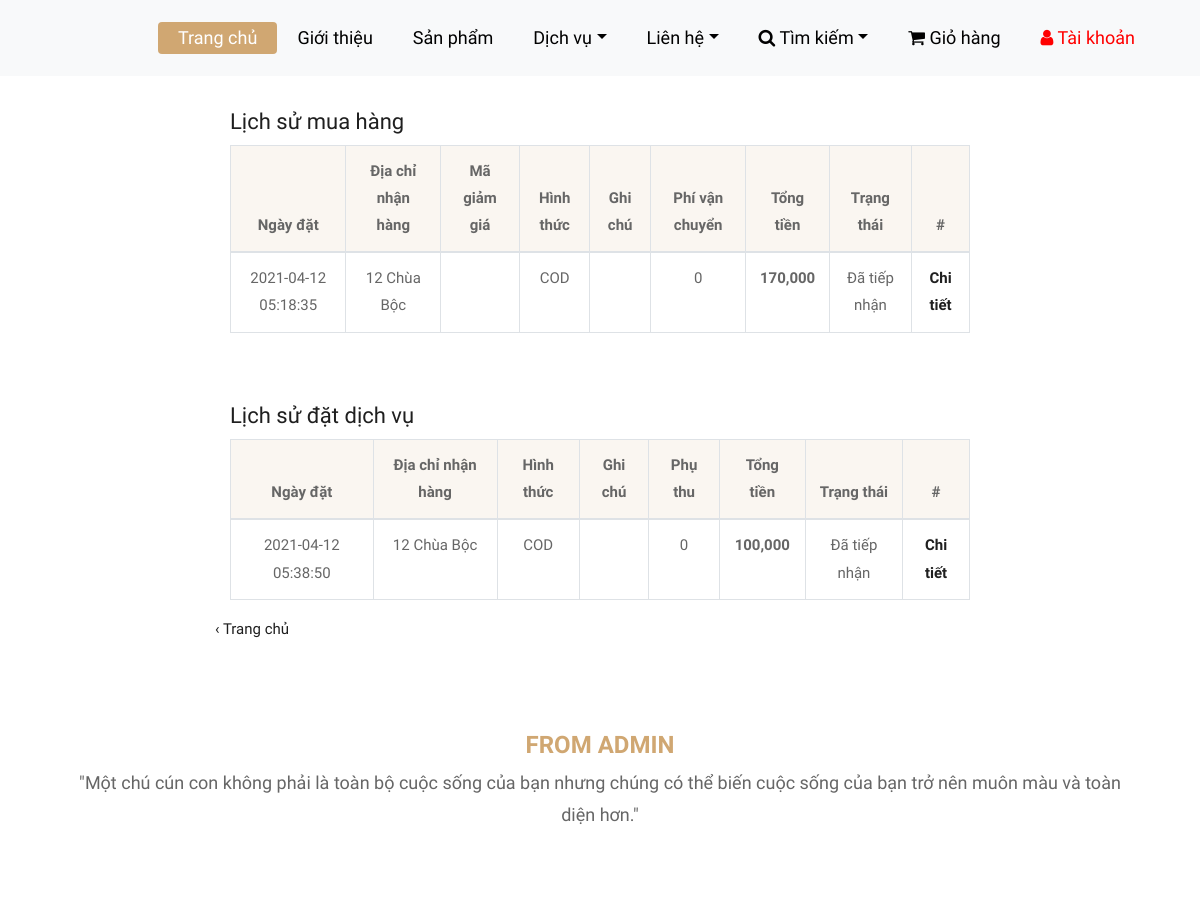
Before: /lichsumuahang.php (signed in, upper part) with the older database file.
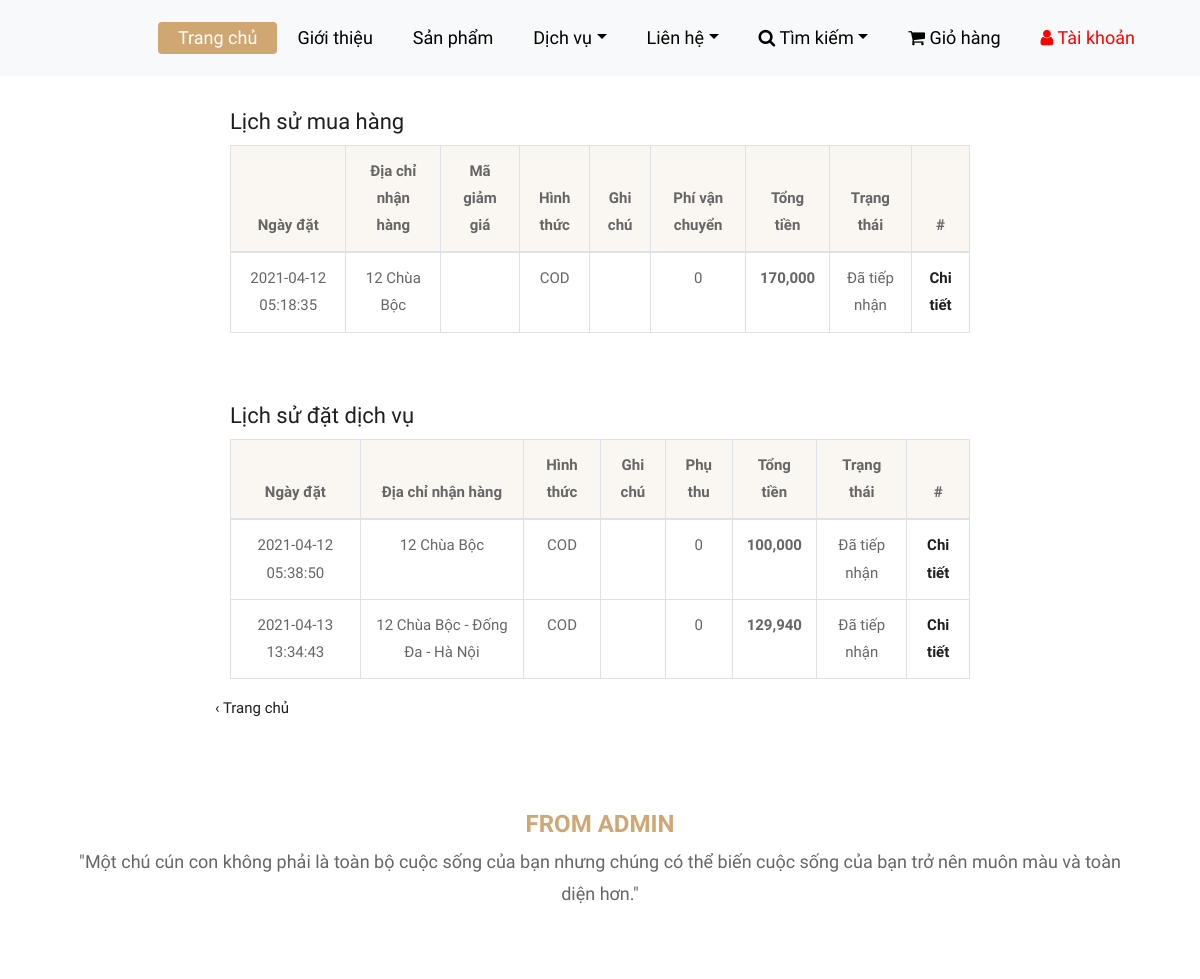
After: the same page with the newer database file.
### tables this page shows
CREATE TABLE `tbl_don_hang` (
  `id_don_hang` int(11) NOT NULL,
  `id_khach_hang` int(11) DEFAULT NULL,
  `email` varchar(255) NOT NULL,
  `phi_van_chuyen` int(11) DEFAULT NULL,
  `ma_giam_gia` varchar(20) DEFAULT NULL,
  `tong_tien` float(255,0) DEFAULT NULL,
  `trang_thai` int(4) DEFAULT 1,
  `ten_khach_hang` varchar(255) DEFAULT NULL,
  `dia_chi_nhan_hang` varchar(255) DEFAULT NULL,
  `hinh_thuc_mua_hang` varchar(255) DEFAULT NULL,
  `ghi_chu` varchar(255) DEFAULT NULL,
  `dien_thoai` varchar(11) NOT NULL,
  `ngay_dat` timestamp NOT NULL DEFAULT current_timestamp() ON UPDATE current_timestamp()
);

CREATE TABLE `tbl_don_dich_vu` (
  `id_don_hang` int(11) NOT NULL,
  `id_khach_hang` int(11) DEFAULT -1,
  `phu_thu` int(11) DEFAULT 0,
  `tong_tien` int(11) DEFAULT 0,
  `ten_khach_hang` text NOT NULL,
  `dia_chi` text DEFAULT NULL,
  `so_dien_thoai` int(11) NOT NULL,
  `trang_thai` int(1) NOT NULL DEFAULT 1,
  `hinh_thuc_mua_hang` varchar(11) DEFAULT NULL,
  `ghi_chu` varchar(255) DEFAULT NULL,
  `email` varchar(50) DEFAULT NULL,
  `ngay_dat` timestamp NULL DEFAULT NULL
);

### lichsumuahang.php (the view, shortened to what this page needs)
<!DOCTYPE html>
<html lang="en">
<head>
    <link href="css/main.css" rel="stylesheet" />
    <link rel="stylesheet" href="css/bootstrap.min.css">
    <link rel="stylesheet" href="css/style.css">
	<link rel="stylesheet" href="css/style1.css">
    <link rel="stylesheet" href="css/responsive.css">
    <link rel="stylesheet" href="css/custom.css">
	<link rel="stylesheet" type="text/css" href="css/font-awesome/css/font-awesome.min.css">
	<link href="css/boxicons/css/boxicons.min.css" rel="stylesheet">
	<link rel="stylesheet" type="text/css" href="css/css3.css">
</head>
<body data-aos-easing="ease-in-out" data-aos-duration="1000" data-aos-delay="0">
    <?php
	include("public/ketnoi.php");
	include("layout/header.php");
	?>
	<div class="row" style="width: 100%;">
		<span class="col-2"></span>
		<span class="col-8">
			<br><br>
	<?php
	if (isset($_SESSION["id-user"]))
	{
		$sql="select * from tbl_don_hang where id_khach_hang='".$_SESSION["id-user"]."' order by id_don_hang asc";
		$result=$con->query($sql);
		if($result->num_rows>0)
		{
	?>
			<div class="container">
				<br><br>
 				<h2>Lịch sử mua hàng</h2>
				<div class="table-responsive">
   					<table style="text-align: center;" class="table table-bordered">
						<thead>
							<tr style="background-color: rgba(208, 167, 114,0.1)">
								<th>Ngày đặt</th>
								<th>Địa chỉ nhận hàng</th>
								<th>Mã giảm giá</th>
								<th>Hình thức</th>
								<th>Ghi chú</th>
								<th>Phí vận chuyển</th>
								<th>Tổng tiền</th>
								<th>Trạng thái</th>
								<th>#</th>
							</tr>
						</thead>
						<tbody>
							<tr>
			<?php
			while($row=$result->fetch_assoc())
			{
			?>
								<td><?php echo $row['ngay_dat']?></td>
								<td><?php echo $row['dia_chi_nhan_hang']?></td>
								<td><?php echo $row['ma_giam_gia']?></td>
								<td><?php echo $row['hinh_thuc_mua_hang']; ?></td>
								<td><?php echo $row['ghi_chu']?></td>
								<td><?php echo number_format($row['phi_van_chuyen'])?></td>
								<td><b><?php echo number_format($row['tong_tien'])?></b></td>
								<td><?php
				if($row['trang_thai']==1) echo "Đã tiếp nhận";
									?>
								</td>
								<td><a href="chitietlichsu.php?&id=<?php echo $row['id_don_hang']?>"><b>Chi tiết</b></a></td>
							</tr>
			<?php
			}
			?>
						</tbody>
					</table>
				</div>
			</div>
		<?php
		}
		else echo "<p style='margin-top: 60px;'>Lịch sử mua hàng sẽ ghi lại những giao dịch của bạn tại đây.<p>";
	}
	else echo "<p>Lịch sử mua hàng sẽ ghi lại những giao dịch của bạn tại đây.<p>";
		?>
	<?php
	if (isset($_SESSION["id-user"]))
	{
		$sql="select * from tbl_don_dich_vu where id_khach_hang='".$_SESSION["id-user"]."' order by id_don_hang asc";
		$result=$con->query($sql);
		if($result->num_rows>0)
		{
	?>
			<div class="container">
				<br><br>
 				<h2>Lịch sử đặt dịch vụ</h2>
				<div class="table-responsive">
   					<table style="text-align: center;" class="table table-bordered">
						<thead>
							<tr style="background-color: rgba(208, 167, 114,0.1)">
								<th>Ngày đặt</th>
								<th>Địa chỉ nhận hàng</th>
								<th>Hình thức</th>
								<th>Ghi chú</th>
								<th>Phụ thu</th>
								<th>Tổng tiền</th>
								<th>Trạng thái</th>
								<th>#</th>
							</tr>
						</thead>
						<tbody>
							<tr>
			<?php
			while($row=$result->fetch_assoc())
			{
			?>
								<td><?php echo $row['ngay_dat']?></td>
								<td><?php echo $row['dia_chi']?></td>
								<td><?php echo $row['hinh_thuc_mua_hang']; ?></td>
								<td><?php echo $row['ghi_chu']?></td>
								<td><?php echo number_format($row['phu_thu'])?></td>
								<td><b><?php echo number_format($row['tong_tien'])?></b></td>
								<td><?php
				if($row['trang_thai']==1) echo "Đã tiếp nhận";
									?>
								</td>
								<td><a href="chitietlichsu2.php?&id=<?php echo $row['id_don_hang']?>"><b>Chi tiết</b></a></td>
							</tr>
			<?php
			}
			?>
						</tbody>
					</table>
				</div>
			</div>
		<?php
		}
		else echo "<p style='margin-top: 60px;'>Lịch sử đặt dịch vụ sẽ được ghi lại về những giao dịch của bạn tại đây.<p>";
	}
	else echo "<p>Lịch sử mua hàng sẽ ghi lại những giao dịch của bạn tại đây.<p>";
		?>
			<a href="index.php">&lsaquo; Trang chủ</a>
		</span>
		<span class="col-2"></span>
	</div>
	<?php
	include_once 'layout/fromAdmin.php';
	?>
</body>
</html>

Changed rows visible on the page:
added tbl_don_dich_vu: ngay_dat "2021-04-13 13:34:43", dia_chi "12 Chùa Bộc - Đống Đa - Hà Nội", hinh_thuc_mua_hang "COD", phu_thu "0", tong_tien "129,940", trang_thai "Đã tiếp nhận"
